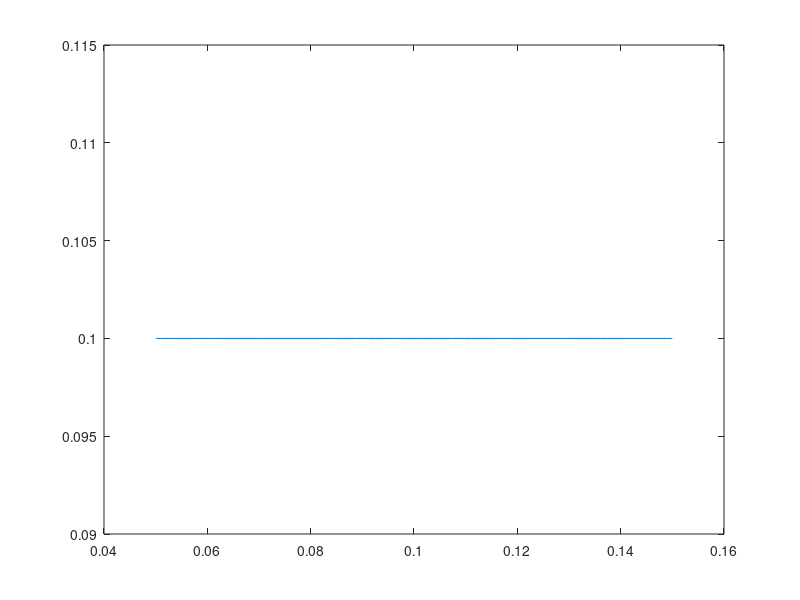
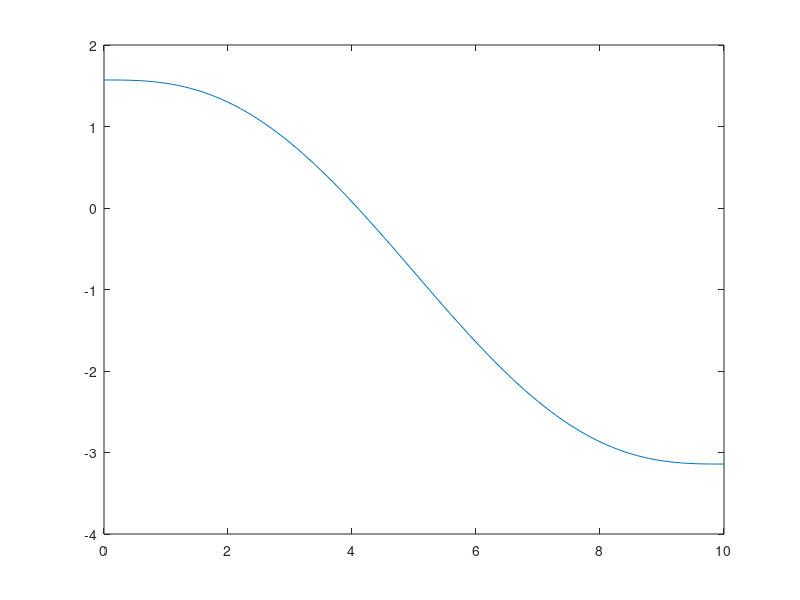
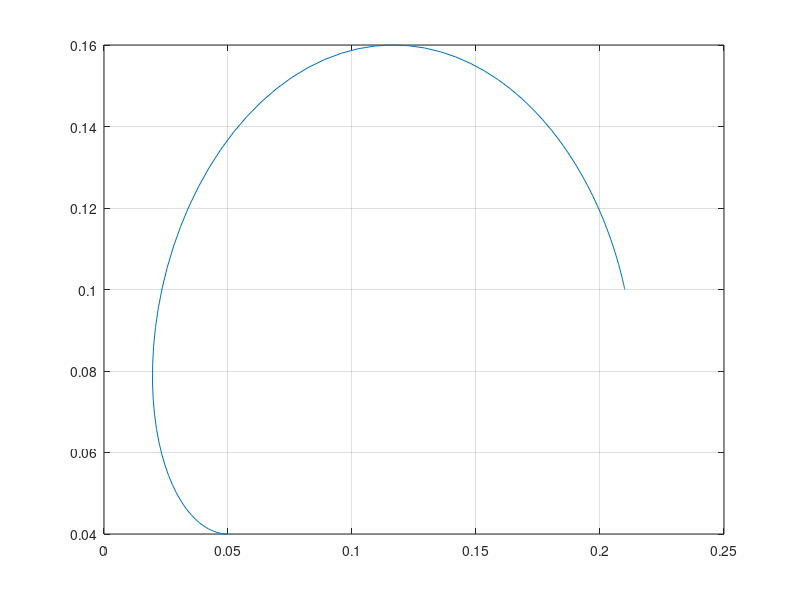

Write MATLAB code to recreate these figures, in order.
%%Cálculo de la postura del robot

%Definición del tiempo de la simulación 
t_total = 10; %seg

tsim = 0:0.1:t_total;

%Parámetros del robot
L1 = 0.12;  %m
L2 = 0.12;  %m
L3 = 0.06;  %m
x0 = 0.055;  %m
y0 = 0.0;   %m

%Posición y orientación inical

xp_inicial = 0.05;  %m
yp_inicial = 0.1;  %m
thetap_inicial = pi/2; %rad

%Posición y orientación final
xp_final = 0.15;  %m
yp_final = 0.10;  %m
thetap_final = -pi; %rad

%%%%%%%%%%%%Posición en la trayectoria 

x_tray = xp_inicial+((10/t_total^3)*tsim.^3-(15/t_total^4)*tsim.^4+(6/t_total^5)*tsim.^5)*(xp_final-xp_inicial);
y_tray = yp_inicial+((10/t_total^3)*tsim.^3-(15/t_total^4)*tsim.^4+(6/t_total^5)*tsim.^5)*(yp_final-yp_inicial);

plot(x_tray,y_tray)
%%%%%%%Requerimeintos de la orientación del robot

Theta_tray = thetap_inicial+((10/t_total^3)*tsim.^3-(15/t_total^4)*tsim.^4+(6/t_total^5)*tsim.^5)*(thetap_final-thetap_inicial);
figure
plot(tsim,Theta_tray)
%%%%%Establecimiento de la condición para los eslabones L1 y L2

x3_tray = x_tray-L3*cos(Theta_tray);
y3_tray = y_tray-L3*sin(Theta_tray);

figure
plot(x3_tray,y3_tray)
grid on

